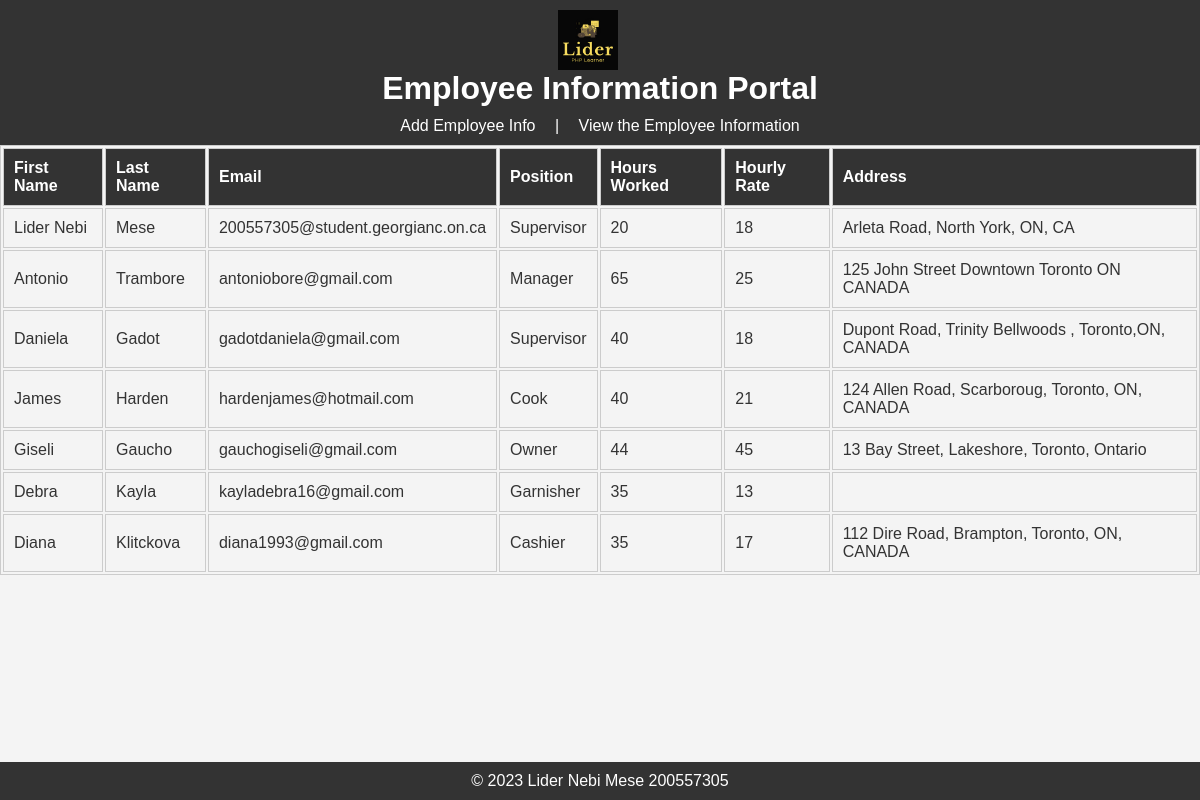
The page /view.php on the database its author committed.
### tables this page shows
CREATE TABLE `employee_info` (
  `id` int(50) NOT NULL,
  `first_name` varchar(50) NOT NULL,
  `last_name` varchar(50) NOT NULL,
  `email` varchar(70) NOT NULL,
  `position` varchar(40) NOT NULL,
  `hours_worked` varchar(4) NOT NULL,
  `hourly_rate` int(10) NOT NULL,
  `address` varchar(255) NOT NULL
);

### view.php (the view, shortened to what this page needs)
<?php
include "Includes/header.php";
require_once("database.php");
$sql = "SELECT * FROM employee_info";
$result = $conn->query($sql);
?>
<!DOCTYPE html>
<html lang="en">
<head>
    <link href="CSS/style.css" rel="stylesheet">
</head>
<body>
    <table>
        <thead>
            <tr>
                <th>First Name</th>
                <th>Last Name</th>
                <th>Email</th>
                <th>Position</th>
                <th>Hours Worked</th>
                <th>Hourly Rate</th>
                <th>Address</th>
            </tr>
        </thead>
        <tbody>
            <?php while($row = $result->fetch_assoc()): ?>
                <tr>
                    <td><?= $row['first_name'] ?></td>
                    <td><?= $row['last_name'] ?></td>
                    <td><?= $row['email'] ?></td>
                    <td><?= $row['position'] ?></td>
                    <td><?= $row['hours_worked'] ?></td>
                    <td><?= $row['hourly_rate'] ?></td>
                    <td><?= $row['address'] ?></td>
                </tr>
            <?php endwhile; ?>
        </tbody>
    </table>
</body>
<?php
include "Includes/footer.php";
?>
</html>

### header.php
<header class="mainheader">
    <a href="#"><img src="Images/Logo.jpg" alt="Logo"></a>
    <h1>Employee Information Portal</h1>
    <nav>
        <a href="index.php">Add Employee Info</a> | <a href="view.php">View the Employee Information</a>
    </nav>
</header>

### footer.php
<footer>
    <p>&copy; 2023 Lider Nebi Mese 200557305</p>
</footer>
</body>
</html>

### style.css (style rules this page uses)
body, h1, p, form, table { margin: 0; padding: 0; font-family: Arial, sans-serif; }
table, th, td { border: 1px solid #ccc; }
th, td { padding: 10px; text-align: left; }
body { background-color: #f4f4f4; color: #333; }
.mainheader { background-color: #333; color: #fff; padding: 10px 0; text-align: center; }
.mainheader img { width: 60px; margin-right: 25px; }
nav { margin-top: 10px; }
nav a { color: #fff; text-decoration: none; margin: 0 15px; }
td { padding: 10px; text-align: left; }
th { background-color: #333; color: #fff; }
footer { background-color: #333; color: #fff; text-align: center; padding: 10px 0; position: fixed; bottom: 0; width: 100%; }

### rows shown on the page
employee_info: first_name "Lider Nebi", last_name "Mese", email "200557305@student.georgianc.on.ca", position "Supervisor", hours_worked "20", hourly_rate "18", address "Arleta Road, North York, ON, CA"
employee_info: first_name "Antonio", last_name "Trambore", email "antoniobore@gmail.com", position "Manager", hours_worked "65", hourly_rate "25", address "125 John Street Downtown Toronto ON CANADA"
employee_info: first_name "Daniela", last_name "Gadot", email "gadotdaniela@gmail.com", position "Supervisor", hours_worked "40", hourly_rate "18", address "Dupont Road, Trinity Bellwoods , Toronto,ON, CANADA"
employee_info: first_name "James", last_name "Harden", email "hardenjames@hotmail.com", position "Cook", hours_worked "40", hourly_rate "21", address "124 Allen Road, Scarboroug, Toronto, ON, CANADA"
employee_info: first_name "Giseli", last_name "Gaucho", email "gauchogiseli@gmail.com", position "Owner", hours_worked "44", hourly_rate "45", address "13 Bay Street, Lakeshore, Toronto, Ontario"
employee_info: first_name "Debra", last_name "Kayla", email "kayladebra16@gmail.com", position "Garnisher", hours_worked "35", hourly_rate "13"
employee_info: first_name "Diana", last_name "Klitckova", email "diana1993@gmail.com", position "Cashier", hours_worked "35", hourly_rate "17", address "112 Dire Road, Brampton, Toronto, ON, CANADA"
